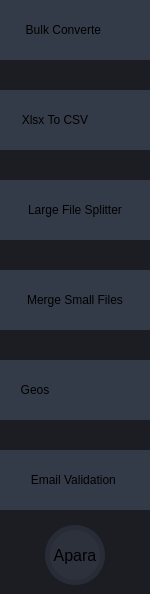
           <widget class="QFrame" name="frame_left_menu">
            <property name="sizePolicy">
             <sizepolicy hsizetype="Preferred" vsizetype="Preferred">
              <horstretch>0</horstretch>
              <verstretch>0</verstretch>
             </sizepolicy>
            </property>
            <property name="minimumSize">
             <size>
              <width>0</width>
              <height>500</height>
             </size>
            </property>
            <property name="maximumSize">
             <size>
              <width>0</width>
              <height>16777215</height>
             </size>
            </property>
            <property name="layoutDirection">
             <enum>Qt::LeftToRight</enum>
            </property>
            <property name="styleSheet">
             <string notr="true">background-color: rgb(27, 29, 35);</string>
            </property>
            <property name="frameShape">
             <enum>QFrame::NoFrame</enum>
            </property>
            <property name="frameShadow">
             <enum>QFrame::Raised</enum>
            </property>
            <layout class="QVBoxLayout" name="verticalLayout_5">
             <property name="leftMargin">
              <number>0</number>
             </property>
             <property name="topMargin">
              <number>0</number>
             </property>
             <property name="rightMargin">
              <number>0</number>
             </property>
             <property name="bottomMargin">
              <number>0</number>
             </property>
             <item>
              <widget class="QFrame" name="frame_menus">
               <property name="minimumSize">
                <size>
                 <width>150</width>
                 <height>500</height>
                </size>
               </property>
               <property name="maximumSize">
                <size>
                 <width>150</width>
                 <height>16777215</height>
                </size>
               </property>
               <property name="layoutDirection">
                <enum>Qt::LeftToRight</enum>
               </property>
               <property name="frameShape">
                <enum>QFrame::NoFrame</enum>
               </property>
               <property name="frameShadow">
                <enum>QFrame::Raised</enum>
               </property>
               <layout class="QVBoxLayout" name="verticalLayout_13">
                <property name="spacing">
                 <number>30</number>
                </property>
                <property name="leftMargin">
                 <number>0</number>
                </property>
                <property name="topMargin">
                 <number>0</number>
                </property>
                <property name="rightMargin">
                 <number>0</number>
                </property>
                <property name="bottomMargin">
                 <number>0</number>
                </property>
                <item>
                 <widget class="QPushButton" name="BtnBulkConverter">
                  <property name="minimumSize">
                   <size>
                    <width>150</width>
                    <height>60</height>
                   </size>
                  </property>
                  <property name="maximumSize">
                   <size>
                    <width>150</width>
                    <height>60</height>
                   </size>
                  </property>
                  <property name="font">
                   <font>
                    <family>Segoe UI</family>
                    <pointsize>9</pointsize>
                   </font>
                  </property>
                  <property name="layoutDirection">
                   <enum>Qt::LeftToRight</enum>
                  </property>
                  <property name="styleSheet">
                   <string notr="true">QPushButton {
	border: 2px solid rgb(52, 59, 72);
	/*border-radius: 5px;	*/
	background-color: rgb(52, 59, 72);
}
QPushButton:hover {
	background-color: rgb(57, 65, 80);
	border: 2px solid rgb(61, 70, 86);
}
QPushButton:pressed {	
	background-color: rgb(35, 40, 49);
	border: 2px solid rgb(43, 50, 61);
}</string>
                  </property>
                  <property name="text">
                   <string>Bulk Converte       </string>
                  </property>
                  <property name="icon">
                   <iconset resource="files.qrc">
                    <normaloff>:/20x20/icons/20x20/cil-lightbulb.png</normaloff>:/20x20/icons/20x20/cil-lightbulb.png</iconset>
                  </property>
                  <property name="iconSize">
                   <size>
                    <width>20</width>
                    <height>20</height>
                   </size>
                  </property>
                 </widget>
                </item>
                <item>
                 <widget class="QPushButton" name="BtnXlsxToCSV">
                  <property name="minimumSize">
                   <size>
                    <width>150</width>
                    <height>60</height>
                   </size>
                  </property>
                  <property name="maximumSize">
                   <size>
                    <width>150</width>
                    <height>60</height>
                   </size>
                  </property>
                  <property name="font">
                   <font>
                    <family>Segoe UI</family>
                    <pointsize>9</pointsize>
                   </font>
                  </property>
                  <property name="layoutDirection">
                   <enum>Qt::LeftToRight</enum>
                  </property>
                  <property name="styleSheet">
                   <string notr="true">QPushButton {
	border: 2px solid rgb(52, 59, 72);
	/*border-radius: 5px;	*/
	background-color: rgb(52, 59, 72);
}
QPushButton:hover {
	background-color: rgb(57, 65, 80);
	border: 2px solid rgb(61, 70, 86);
}
QPushButton:pressed {	
	background-color: rgb(35, 40, 49);
	border: 2px solid rgb(43, 50, 61);
}</string>
                  </property>
                  <property name="text">
                   <string>Xlsx To CSV            </string>
                  </property>
                  <property name="icon">
                   <iconset resource="files.qrc">
                    <normaloff>:/20x20/icons/20x20/cil-lightbulb.png</normaloff>:/20x20/icons/20x20/cil-lightbulb.png</iconset>
                  </property>
                  <property name="iconSize">
                   <size>
                    <width>20</width>
                    <height>20</height>
                   </size>
                  </property>
                 </widget>
                </item>
                <item>
                 <widget class="QPushButton" name="BtnLargeFileSplitter">
                  <property name="minimumSize">
                   <size>
                    <width>150</width>
                    <height>60</height>
                   </size>
                  </property>
                  <property name="maximumSize">
                   <size>
                    <width>150</width>
                    <height>60</height>
                   </size>
                  </property>
                  <property name="font">
                   <font>
                    <family>Segoe UI</family>
                    <pointsize>9</pointsize>
                   </font>
                  </property>
                  <property name="styleSheet">
                   <string notr="true">QPushButton {
	border: 2px solid rgb(52, 59, 72);
	/*border-radius: 5px;	*/
	background-color: rgb(52, 59, 72);
}
QPushButton:hover {
	background-color: rgb(57, 65, 80);
	border: 2px solid rgb(61, 70, 86);
}
QPushButton:pressed {	
	background-color: rgb(35, 40, 49);
	border: 2px solid rgb(43, 50, 61);
}</string>
                  </property>
                  <property name="text">
                   <string>Large File Splitter</string>
                  </property>
                  <property name="icon">
                   <iconset resource="files.qrc">
                    <normaloff>:/20x20/icons/20x20/cil-lightbulb.png</normaloff>:/20x20/icons/20x20/cil-lightbulb.png</iconset>
                  </property>
                  <property name="iconSize">
                   <size>
                    <width>20</width>
                    <height>20</height>
                   </size>
                  </property>
                 </widget>
                </item>
                <item alignment="Qt::AlignVCenter">
                 <widget class="QPushButton" name="BtnMergeSmallFiles">
                  <property name="minimumSize">
                   <size>
                    <width>150</width>
                    <height>60</height>
                   </size>
                  </property>
                  <property name="maximumSize">
                   <size>
                    <width>150</width>
                    <height>60</height>
                   </size>
                  </property>
                  <property name="font">
                   <font>
                    <family>Segoe UI</family>
                    <pointsize>9</pointsize>
                   </font>
                  </property>
                  <property name="styleSheet">
                   <string notr="true">QPushButton {
	border: 2px solid rgb(52, 59, 72);
	/*border-radius: 5px;	*/
	background-color: rgb(52, 59, 72);
}
QPushButton:hover {
	background-color: rgb(57, 65, 80);
	border: 2px solid rgb(61, 70, 86);
}
QPushButton:pressed {	
	background-color: rgb(35, 40, 49);
	border: 2px solid rgb(43, 50, 61);
}</string>
                  </property>
                  <property name="text">
                   <string>Merge Small Files</string>
                  </property>
                  <property name="icon">
                   <iconset>
                    <normaloff>icons/24x24/cil-lightbulb.png</normaloff>icons/24x24/cil-lightbulb.png</iconset>
                  </property>
                  <property name="iconSize">
                   <size>
                    <width>20</width>
                    <height>20</height>
                   </size>
                  </property>
                 </widget>
                </item>
                <item>
                 <widget class="QPushButton" name="BtnGeos">
                  <property name="minimumSize">
                   <size>
                    <width>150</width>
                    <height>60</height>
                   </size>
                  </property>
                  <property name="maximumSize">
                   <size>
                    <width>150</width>
                    <height>60</height>
                   </size>
                  </property>
                  <property name="font">
                   <font>
                    <family>Segoe UI</family>
                    <pointsize>9</pointsize>
                   </font>
                  </property>
                  <property name="styleSheet">
                   <string notr="true">QPushButton {
	border: 2px solid rgb(52, 59, 72);
	/*border-radius: 5px;	*/
	background-color: rgb(52, 59, 72);
}
QPushButton:hover {
	background-color: rgb(57, 65, 80);
	border: 2px solid rgb(61, 70, 86);
}
QPushButton:pressed {	
	background-color: rgb(35, 40, 49);
	border: 2px solid rgb(43, 50, 61);
}</string>
                  </property>
                  <property name="text">
                   <string>Geos                        </string>
                  </property>
                  <property name="icon">
                   <iconset>
                    <normaloff>icons/24x24/cil-lightbulb.png</normaloff>icons/24x24/cil-lightbulb.png</iconset>
                  </property>
                  <property name="iconSize">
                   <size>
                    <width>20</width>
                    <height>20</height>
                   </size>
                  </property>
                 </widget>
                </item>
                <item>
                 <widget class="QPushButton" name="BtnEmailValidation">
                  <property name="minimumSize">
                   <size>
                    <width>150</width>
                    <height>60</height>
                   </size>
                  </property>
                  <property name="maximumSize">
                   <size>
                    <width>150</width>
                    <height>60</height>
                   </size>
                  </property>
                  <property name="font">
                   <font>
                    <family>Segoe UI</family>
                    <pointsize>9</pointsize>
                   </font>
                  </property>
                  <property name="styleSheet">
                   <string notr="true">QPushButton {
	border: 2px solid rgb(52, 59, 72);
	/*border-radius: 5px;	*/
	background-color: rgb(52, 59, 72);
}
QPushButton:hover {
	background-color: rgb(57, 65, 80);
	border: 2px solid rgb(61, 70, 86);
}
QPushButton:pressed {	
	background-color: rgb(35, 40, 49);
	border: 2px solid rgb(43, 50, 61);
}</string>
                  </property>
                  <property name="text">
                   <string>Email Validation </string>
                  </property>
                  <property name="icon">
                   <iconset>
                    <normaloff>icons/24x24/cil-lightbulb.png</normaloff>icons/24x24/cil-lightbulb.png</iconset>
                  </property>
                  <property name="iconSize">
                   <size>
                    <width>20</width>
                    <height>20</height>
                   </size>
                  </property>
                 </widget>
                </item>
               </layout>
              </widget>
             </item>
             <item>
              <widget class="QFrame" name="frame_90">
               <property name="frameShape">
                <enum>QFrame::NoFrame</enum>
               </property>
               <property name="frameShadow">
                <enum>QFrame::Raised</enum>
               </property>
               <layout class="QHBoxLayout" name="horizontalLayout_42">
                <item>
                 <widget class="QLabel" name="label_user_icon_2">
                  <property name="sizePolicy">
                   <sizepolicy hsizetype="Maximum" vsizetype="Maximum">
                    <horstretch>0</horstretch>
                    <verstretch>0</verstretch>
                   </sizepolicy>
                  </property>
                  <property name="minimumSize">
                   <size>
                    <width>60</width>
                    <height>60</height>
                   </size>
                  </property>
                  <property name="maximumSize">
                   <size>
                    <width>60</width>
                    <height>60</height>
                   </size>
                  </property>
                  <property name="font">
                   <font>
                    <family>Segoe UI</family>
                    <pointsize>12</pointsize>
                   </font>
                  </property>
                  <property name="layoutDirection">
                   <enum>Qt::LeftToRight</enum>
                  </property>
                  <property name="styleSheet">
                   <string notr="true">QLabel {
	border-radius: 30px;
	background-color: rgb(44, 49, 60);
	border: 5px solid rgb(39, 44, 54);
	background-position: center;
	background-repeat: no-repeat;
}</string>
                  </property>
                  <property name="text">
                   <string>Apara</string>
                  </property>
                  <property name="alignment">
                   <set>Qt::AlignCenter</set>
                  </property>
                 </widget>
                </item>
               </layout>
              </widget>
             </item>
            </layout>
           </widget>
